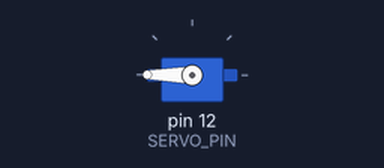
This sketch was run on a simulated Arduino Uno, built with avr-gcc and run on an emulated ATmega328P. Parts: servo. Wiring (inferred from the names in the program): servo: signal pin 12. Servo pulses on a pin are drawn as a servo (544–2400 µs = 0–180°).

Above: at 1.15 s.
At 11.15 s:
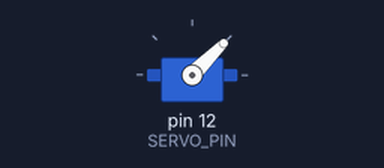
Timing chart, 0 to 14.2 s (numbered marks = the images above):
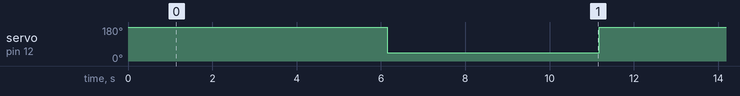

Measured:
- by itself, servo on pin 12 (SERVO_PIN): alternates 180° for 5.0 s and 45° for 5.0 s

The sketch:

grippertest.ino
```cpp
#define SERVO_PIN 12

// Adjust
#define SERVO_MIN 1000   // open
#define SERVO_MAX 2500   // closed

void sendPulse(int pulse) {
  digitalWrite(SERVO_PIN, HIGH);
  delayMicroseconds(pulse);
  digitalWrite(SERVO_PIN, LOW);
  delay(20); // 20ms period
}

void setup() {
  pinMode(SERVO_PIN, OUTPUT);

  // fully closed position
  for (int i = 0; i < 50; i++) {   // 1s
    sendPulse(SERVO_MAX);
  }
}

void loop() {
  // keep closed
  sendPulse(SERVO_MAX);
  delay(5000);
  sendPulse(SERVO_MIN);
  delay(5000);
}
```
